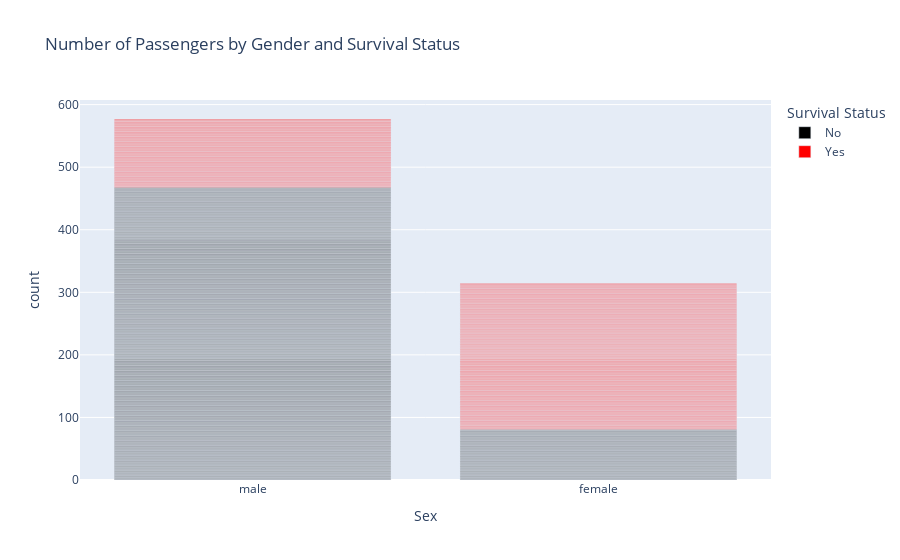

The code cell stored with this chart in its notebook:
### Code cell
# Survived' codes to meaningful labels
df['Survived'] = df['Survived'].map({0: 'No', 1: 'Yes'})

# Create bar plot using Plotly Express
fig = px.bar(df, x='Sex', color='Survived', labels={'Survived': 'Survival Status'},
             title='Number of Passengers by Gender and Survival Status',
             category_orders={'Sex': ['male', 'female']},
             color_discrete_map={'No': 'black', 'Yes': 'red'})
fig.show()

### Figure 1 — Plotly figure (JSON) as saved in the notebook; plotly's stock layout.template omitted (floating-point values rounded to 4 significant figures; data arrays with more than 128 entries replaced by an {"elided": "..."} marker saying what was removed)
{"data": [{"alignmentgroup": "True", "hovertemplate": "Survival Status=No<br>Sex=%{x}<br>count=%{y}<extra></extra>", "legendgroup": "No", "marker": {"color": "black", "pattern": {"shape": ""}}, "name": "No", "offsetgroup": "No", "orientation": "v", "showlegend": true, "textposition": "auto", "type": "bar", "x": {"elided": "549 str values"}, "xaxis": "x", "y": {"elided": "549 int values"}, "yaxis": "y"}, {"alignmentgroup": "True", "hovertemplate": "Survival Status=Yes<br>Sex=%{x}<br>count=%{y}<extra></extra>", "legendgroup": "Yes", "marker": {"color": "red", "pattern": {"shape": ""}}, "name": "Yes", "offsetgroup": "Yes", "orientation": "v", "showlegend": true, "textposition": "auto", "type": "bar", "x": {"elided": "342 str values"}, "xaxis": "x", "y": {"elided": "342 int values"}, "yaxis": "y"}], "layout": {"autosize": true, "barmode": "relative", "legend": {"title": {"text": "Survival Status"}, "tracegroupgap": 0}, "title": {"text": "Number of Passengers by Gender and Survival Status"}, "xaxis": {"anchor": "y", "autorange": true, "categoryarray": ["male", "female"], "categoryorder": "array", "domain": [0, 1], "range": [-0.5, 1.5], "title": {"text": "Sex"}, "type": "category"}, "yaxis": {"anchor": "x", "autorange": true, "domain": [0, 1], "range": [0, 607.4], "title": {"text": "count"}, "type": "linear"}}}
